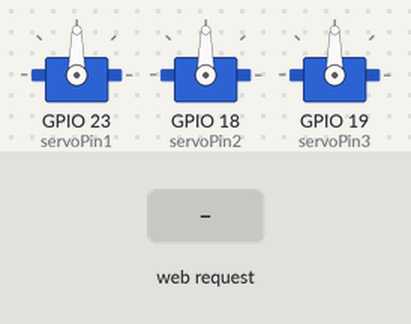
The sketch below on a simulated ESP32. Shown: 3 × servo. The test bench sets the inputs (shaded band). WiFi joins after 1.5 s; servers stay silent unless stated; what the sketch prints to the serial monitor is not drawn.

Above: at 2.7 s.
2.8 s: HTTP request GET /servo1/on received
At 2.95 s:
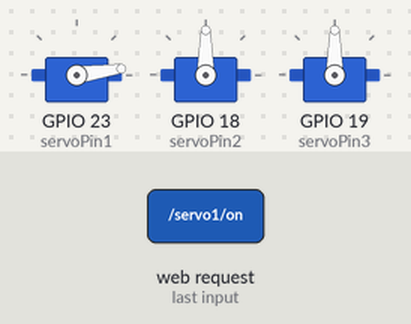
5.8 s: HTTP request GET /servo2/off received
8.8 s: HTTP request GET /servo1/off received
At 11.5 s:
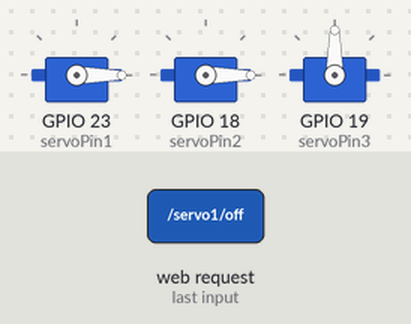
11.8 s: HTTP request GET /servo2/on received
At 14.5 s:
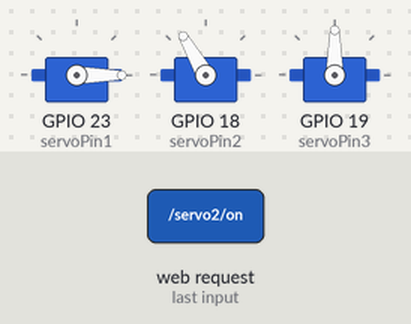
14.8 s: HTTP request GET /servo3/on received
17.8 s: HTTP request GET /servo1/on received
At 21.3 s:
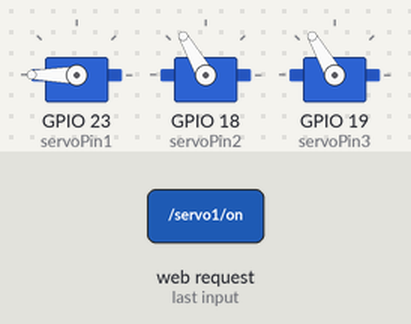
Timing chart, 0 to 21.8 s (numbered marks = the images above; inputs shaded):
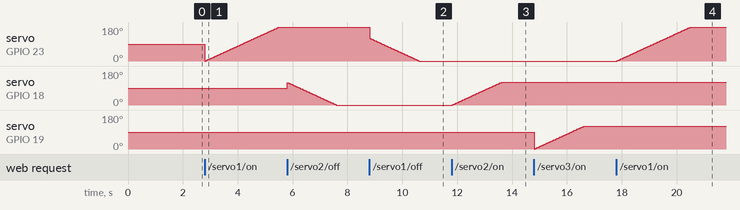

Measured:
- after the input at 8.8 s, servo on GPIO 23 (servoPin1): moves from 180° to 0° over 1.8 s, starting at once
- after the input at 11.8 s, servo on GPIO 18 (servoPin2): moves from 0° to 120° over 1.8 s, starting at once
- after the input at 17.8 s, servo on GPIO 23 (servoPin1): moves from 0° to 180° over 2.7 s, starting at once

The sketch:

puertas_web.ino
```cpp
#include <WiFi.h>
#include <Wire.h> //conexion I2C
#include <ESP32Servo.h>

const char *ssid = "";
const char *password = "";

WiFiServer server(80);
String header;

unsigned long currentTime = millis();
unsigned long previousTime = 0;
const long timeoutTime = 2000;

int state = 0;
int state2 = 0;
int state3 = 0;
int servoPin1=23;//puerta 1
int servoPin2=18;//puerta 2
int servoPin3=19;//puerta 3
Servo myservo;
Servo myservo2;
Servo myservo3;

int pos= 0;
int pos2=0;
int pos3=0;


void setup() {
   Wire.begin(21, 22);
   Serial.begin(115200);
   //*******PARA PRIMER SERVO *****
  ESP32PWM::allocateTimer(0);
	ESP32PWM::allocateTimer(1);
	ESP32PWM::allocateTimer(2);
	ESP32PWM::allocateTimer(3);
	myservo.setPeriodHertz(50);
	myservo.attach(servoPin1, 1000, 2000);
  //*******PARA SEGUNDO SERVO *****
  ESP32PWM::allocateTimer(0);
	ESP32PWM::allocateTimer(1);
	ESP32PWM::allocateTimer(2);
	ESP32PWM::allocateTimer(3);
	myservo2.setPeriodHertz(50);
	myservo2.attach(servoPin2, 1000, 2000);
  //*******PARA TERCER SERVO *****
  ESP32PWM::allocateTimer(0);
	ESP32PWM::allocateTimer(1);
	ESP32PWM::allocateTimer(2);
	ESP32PWM::allocateTimer(3);
	myservo3.setPeriodHertz(50);
	myservo3.attach(servoPin3, 1000, 2000);

  // conectar a wifi con la ssid y contraseña
  Serial.print("Connecting to ");
  Serial.println(ssid);
  WiFi.begin(ssid, password);
  while (WiFi.status() != WL_CONNECTED)
  {
    delay(500);
    Serial.print(".");
  }
  // imprimir la IP y start el web server
  Serial.println("");
  Serial.println("WiFi connected.");
  Serial.println("IP address: ");
  Serial.println(WiFi.localIP());
  server.begin();
}

void loop() {
   WiFiClient client = server.available();
  if (client)
  { // si un nuevo cliente se conecta,
    currentTime = millis();
    previousTime = currentTime;
    Serial.println("New Client.");
    String currentLine = "";
    while (client.connected() && currentTime - previousTime <= timeoutTime)
    {
      currentTime = millis();
      if (client.available())
      {
        char c = client.read();
        Serial.write(c);
        header += c;
        if (c == '\n')
        {
          if (currentLine.length() == 0)
          {
            client.println("HTTP/1.1 200 OK");
            client.println("Content-type:text/html");
            client.println("Connection: close");
            client.println();

            // cambiar el GPIOs on y off
            if (header.indexOf("GET /servo1/on") >= 0)
            {
              state = 1;
              Serial.println("puerta abierta");
              SERVO_1_on();

            }
            else if (header.indexOf("GET /servo1/off") >= 0)
            {
              state = 0;
              Serial.println("puerta cerrada");
              SERVO_1_off();
                       }
            if (header.indexOf("GET /servo2/on") >= 0)
            {
              state2 = 1;
              Serial.println("puerta abierta");
              SERVO_2_on();

            }
            else if (header.indexOf("GET /servo2/off") >= 0)
            {
              state2 = 0;
              Serial.println("puerta cerrada");
              SERVO_2_off();
                       }

             if (header.indexOf("GET /servo3/on") >= 0)
            {
              state3 = 1;
              Serial.println("puerta abierta");
              SERVO_3_on();

            }
            else if (header.indexOf("GET /servo3/off") >= 0)
            {
              state3 = 0;
              Serial.println("puerta cerrada");
              SERVO_3_off();
                       }


            client.println("<!DOCTYPE html><html>");
            client.println("<head><meta name=\"viewport\" content=\"width=device-width, initial-scale=1\">");
            client.println("<link rel=\"icon\" href=\"data:,\">");


            // CSS to style the on/off buttons
            // Feel free to change the background-color and font-size attributes to fit your preferences

            client.println("<style>html { font-family: Helvetica; display: inline-block; margin: 0px auto; text-align: center;}");
            client.println(".button { background-color: #DCCD1C ; border-color: black; color: black; padding: 16px 40px;");
            client.println("text-decoration: none; font-size: 30px; margin: 2px; cursor: pointer;}");
            client.println(".button2 {background-color:#D5CE81 ;}</style></head>");

            client.println("<style>html { font-family: Helvetica; display: inline-block; margin: 0px auto; text-align: center;}");
            client.println(".button3 { background-color: #C36110 ; border-color: black; color: black; padding: 16px 40px;");
            client.println("text-decoration: none; font-size: 30px; margin: 2px; cursor: pointer;}");
            client.println(".button4 {background-color: #C49B78;}</style></head>");

           client.println("<style>html { font-family: Helvetica; display: inline-block; margin: 0px auto; text-align: center;}");
            client.println(".button5 { background-color:  #5944DF ; border-color: black; color: black; padding: 16px 40px;");
            client.println("text-decoration: none; font-size: 30px; margin: 2px; cursor: pointer;}");
            client.println(".button6 {background-color: #857CC4 ;}</style></head>");


            // Web Page Heading
            client.println("<body><h1>Control de Puertas</h1>");
            //control de cerrado ya abierto de puertas
            if (state == 1)
            {
              client.println("<p>Puerta 1</p>");
              client.println("<p><a href=\"/servo1/off\"><button class=\"button\">cerrar</button></a></p>");


            }
            else
            {
              client.println("<p>Puerta 1</p>");
              client.println("<p><a href=\"/servo1/on\"><button class=\"button button2\">abrir</button></a></p>");


            }
            if (state2 == 1)
            {
              client.println("<p>Puerta 2</p>");
              client.println("<p><a href=\"/servo2/off\"><button class=\"button3 \">cerrar</button></a></p>");


            }
            else
            {
              client.println("<p>Puerta 2</p>");
              client.println("<p><a href=\"/servo2/on\"><button class=\" button3 button4\">abrir</button></a></p>");


            }
           if (state3 == 1)
            {
              client.println("<p>Puerta 3</p>");
              client.println("<p><a href=\"/servo3/off\"><button class=\"button5\">cerrar</button></a></p>");


            }
            else
            {
              client.println("<p>Puerta 3</p>");
              client.println("<p><a href=\"/servo3/on\"><button class=\"button5 button6\">abrir</button></a></p>");


            }

            client.println("</body></html>");

            // The HTTP response ends with another blank line
            client.println();
            // Break out of the while loop
            break;
          }
          else
          { // if you got a newline, then clear currentLine
          currentLine = "";
          }
        }
        else if (c != '\r')
        {                   // if you got anything else but a carriage return character,
          currentLine += c; // add it to the end of the currentLine
        }
      }
    }
    // Clear the header variable
    header = "";
    // Close the connection
    client.stop();
    Serial.println("Client disconnected.");
    Serial.println("");
  }

}

void SERVO_1_on(){
 	for (pos = 0; pos <= 180; pos += 1) {
		myservo.write(pos);
		delay(15);
	}
}

void SERVO_1_off(){

  for (pos = 120; pos >= 0; pos -= 1) {
		myservo.write(pos);
		delay(15);
	}
}
void SERVO_2_on(){
  for (pos2 = 0; pos2 <= 120; pos2 += 1) {
		myservo2.write(pos2);
		delay(15);
	}

}
void SERVO_2_off(){
   for (pos2 = 119; pos2 >= 0; pos2 -= 1) {
		myservo2.write(pos2);
		delay(15);
	}
}
void SERVO_3_on(){
   for (pos3 = 0; pos3 <= 120; pos3 += 1) {
		myservo3.write(pos3);
		delay(15);
	}
}   void SERVO_3_off(){
   for (pos3 = 119; pos3 >= 0; pos3 -= 1) {
		myservo3.write(pos3);
		delay(15);
	}
}
```
